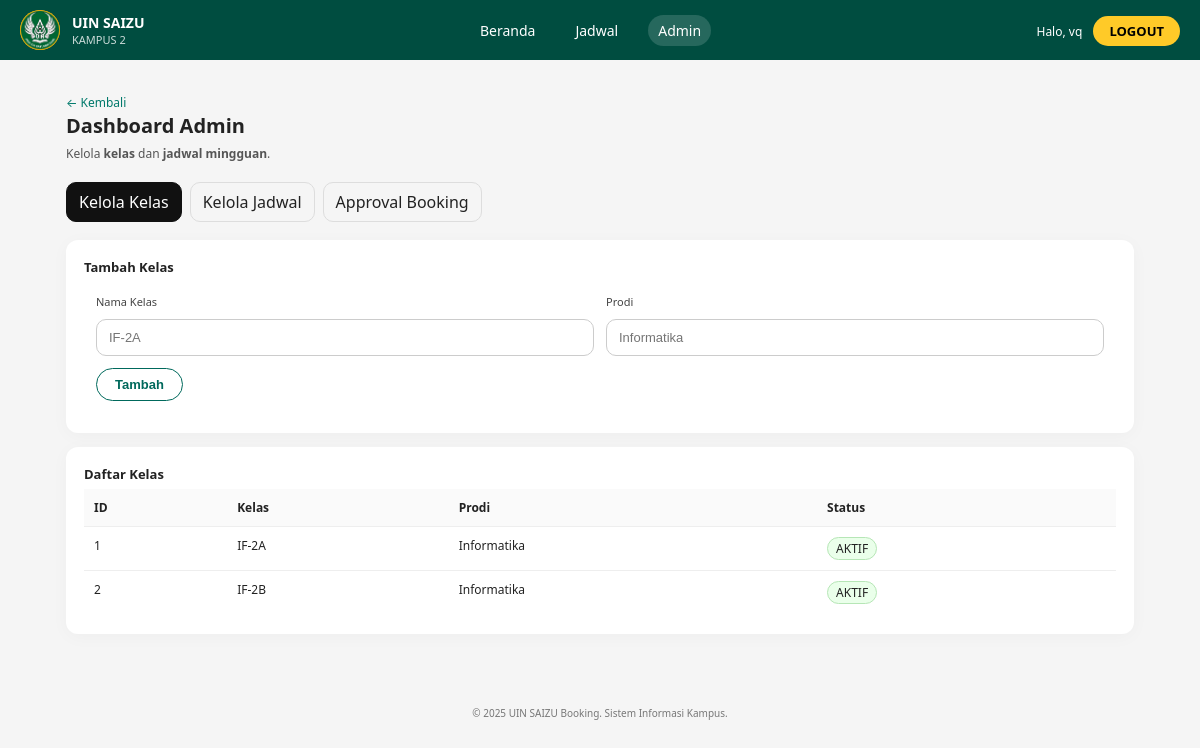
Page /admin_dashboard.php (signed in) on the committed database.
### tables this page shows
CREATE TABLE `kelas` (
  `id` int(11) NOT NULL AUTO_INCREMENT,
  `nama` varchar(50) NOT NULL,
  `prodi` varchar(50) NOT NULL,
  `is_active` tinyint(1) NOT NULL DEFAULT 1,
  PRIMARY KEY (`id`)
);

### config.php (called while the page is built, shortened)
<?php
if (!function_exists("e")) {
    function e($value) {
        return htmlspecialchars((string)$value, ENT_QUOTES,"UTF-8");
    }
}

### admin_dashboard.php (the view, shortened to what this page needs)
<?php
require 'config.php';
require 'layout.php';
$tab = $_GET['tab'] ?? 'kelas';
$kelas = [];
$res = $db->query("SELECT id, nama, prodi, is_active FROM kelas ORDER BY prodi, nama");
while ($r = $res->fetch_assoc()) $kelas[] = $r;
?>
<a href="index.php" class="breadcrumb-back">← Kembali</a>
<div class="page-title">Dashboard Admin</div>
<div class="page-subtitle">
  Kelola <strong>kelas</strong> dan <strong>jadwal mingguan</strong>.
</div>
<div class="admin-tabs">
    <a class="<?= $tab==='kelas'?'active':'' ?>" href="admin_dashboard.php?tab=kelas">Kelola Kelas</a>
    <a class="<?= $tab==='jadwal'?'active':'' ?>" href="admin_dashboard.php?tab=jadwal">Kelola Jadwal</a>
    <a class="<?= $tab==='booking'?'active':'' ?>" href="admin_dashboard.php?tab=booking">Approval Booking</a>
</div>
<?php if ($tab === 'kelas'): ?>
  <div class="table-wrapper">
    <div class="table-header">Tambah Kelas</div>
    <div class="table-body">
      <form method="post" class="form-grid">
        <div class="field">
          <label>Nama Kelas</label>
          <input type="text" name="nama" placeholder="IF-2A" required>
        </div>
        <div class="field">
          <label>Prodi</label>
          <input type="text" name="prodi" placeholder="Informatika" required>
        </div>
        <div class="actions full">
          <button class="btn-outline" type="submit">Tambah</button>
        </div>
      </form>
    </div>
  </div>
  <div class="table-wrapper" style="margin-top:14px;">
    <div class="table-header">Daftar Kelas</div>
    <?php if (empty($kelas)): ?>
      <div class="empty-message">Belum ada kelas.</div>
    <?php else: ?>
      <table class="jadwal-table">
        <thead>
          <tr>
            <th>ID</th>
            <th>Kelas</th>
            <th>Prodi</th>
            <th>Status</th>
          </tr>
        </thead>
        <tbody>
        <?php foreach ($kelas as $k): ?>
          <tr>
            <td><?= (int)$k['id'] ?></td>
            <td><?= e($k['nama']) ?></td>
            <td><?= e($k['prodi']) ?></td>
            <td>
              <?php if ((int)$k['is_active'] === 1): ?>
                <span class="badge on">AKTIF</span>
              <?php else: ?>
                <span class="badge off">NONAKTIF</span>
              <?php endif; ?>
            </td>
          </tr>
        <?php endforeach; ?>
        </tbody>
      </table>
    <?php endif; ?>
  </div>
<?php endif; ?>

### assets/css/layout.css (style rules this page uses)
* { box-sizing: border-box; margin: 0; padding: 0; }
body { font-family: system-ui, -apple-system, BlinkMacSystemFont, "Segoe UI", sans-serif; background-color: #f5f5f5; color: #222; }
a { text-decoration: none; color: inherit; }
.btn-primary, .btn-secondary, .btn-outline { display: inline-block; border-radius: 999px; padding: 8px 18px; font-size: 13px; font-weight: 600; border: none; cursor: pointer; }
.btn-outline { background-color: transparent; border: 1px solid #00695c; color: #00695c; }
.page-title { font-size: 20px; font-weight: 700; margin-bottom: 6px; }
.page-subtitle { font-size: 12px; color: #555; margin-bottom: 20px; }
.breadcrumb-back { font-size: 12px; margin-bottom: 8px; color: #00796b; }
.table-wrapper { background-color: #ffffff; border-radius: 12px; padding: 18px 18px 20px; box-shadow: 0 3px 18px rgba(0,0,0,0.03); }
.table-header { font-size: 13px; font-weight: 600; margin-bottom: 6px; }
.form-grid { display:grid; grid-template-columns: repeat(2, minmax(0, 1fr)); gap:14px; align-items:start; }
.field label { display:block; font-size:11px; color:#444; margin-bottom:6px; }
.field input, .field select { width:100%; margin-top:4px; padding:10px 12px; border-radius:10px; border:1px solid #ccc; background:#fff; color:#222; font-size:13px; }
.full { grid-column: 1 / -1; }
.actions { display:flex; flex-wrap:wrap; gap:10px; align-items:center; }

### admin_dashboard.php (style rules this page uses)
.admin-tabs { display:flex;gap:8px;margin:12px 0 18px 0;flex-wrap:wrap }
.admin-tabs a { padding:8px 12px;border:1px solid #ddd;border-radius:10px;text-decoration:none }
.admin-tabs a.active { background:#111;color:#fff;border-color:#111 }
.table-body { padding:12px }
.form-grid { display:grid;grid-template-columns:1fr 1fr;gap:12px;align-items:start }
.form-grid .full { grid-column:1/-1 }
.field label { display:block;font-size:11px;color:#444;margin-bottom:6px }
.field input,.field select { width:100%; padding:10px 12px; border-radius:10px; border:1px solid #ccc; background:#fff; color:#222; font-size:13px; }
.actions { display:flex;flex-wrap:wrap;gap:10px;align-items:center }
.badge { display:inline-block;padding:2px 8px;border-radius:999px;font-size:12px;border:1px solid #ddd }
.badge.on { background:#eaffea;border-color:#b6e6b6 }
.jadwal-table { width:100%;border-collapse:collapse }
.jadwal-table th,.jadwal-table td { padding:10px 10px;border-top:1px solid #eee;text-align:left;font-size:12px;vertical-align:top }
.jadwal-table thead th { border-top:none;background:#fafafa;font-size:12px }

### rows in the picture
kelas: id "1", nama "IF-2A", prodi "Informatika", is_active "AKTIF"
kelas: id "2", nama "IF-2B", prodi "Informatika", is_active "AKTIF"

### other values in the picture
$_SESSION['user']['username'] "vq"
